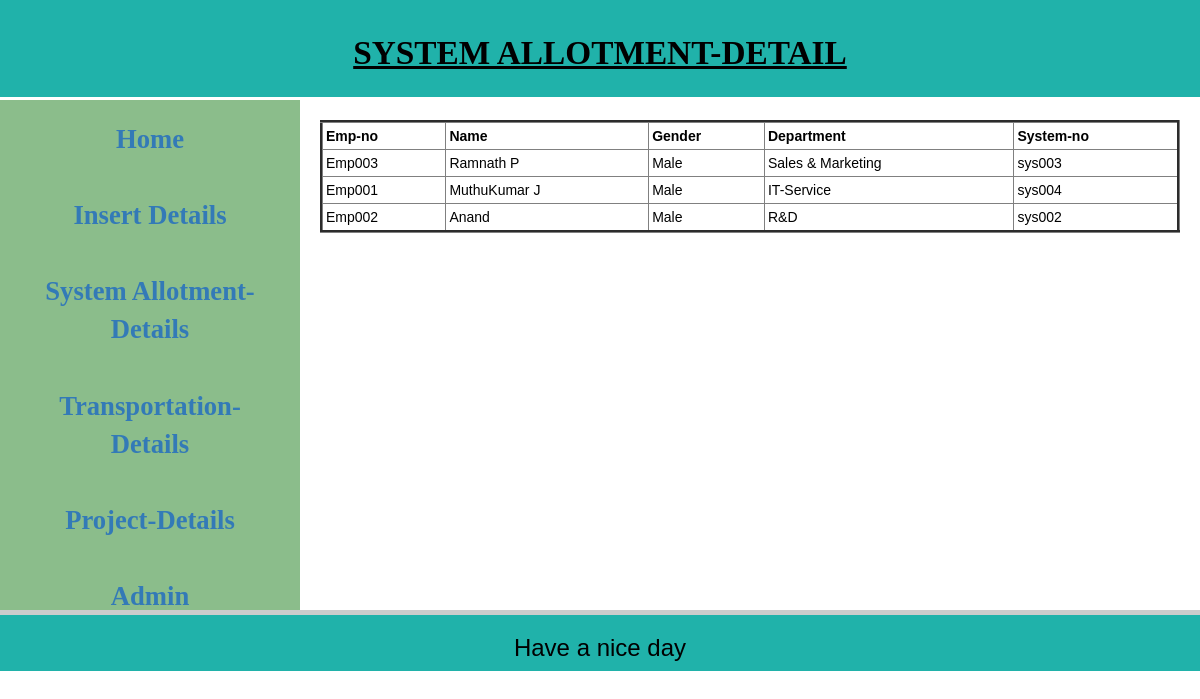
The page /system-allotment.php on the database its author committed.
### tables this page shows
CREATE TABLE `std_table` (
  `ID` int(10) UNSIGNED NOT NULL,
  `EMP_NO` varchar(100) DEFAULT NULL,
  `NAME` varchar(30) DEFAULT NULL,
  `AGE` int(3) DEFAULT NULL,
  `ADDRESS` varchar(200) DEFAULT NULL,
  `EMAIL` varchar(70) DEFAULT NULL,
  `PH_NUMBER` bigint(20) DEFAULT NULL,
  `JOIN_DATE` timestamp NOT NULL DEFAULT CURRENT_TIMESTAMP
);

CREATE TABLE `work_table` (
  `ID` int(11) NOT NULL,
  `EMP_NO` varchar(20) NOT NULL,
  `GENDER` varchar(50) NOT NULL,
  `DEPARTMENT` varchar(255) NOT NULL,
  `SYSTEM_NO` varchar(20) NOT NULL,
  `BY_VEHICLE` varchar(50) NOT NULL,
  `LANGUAGE_KNOWN` varchar(256) NOT NULL
);

### system-allotment.php (the view, shortened to what this page needs)
<!DOCTYPE html>
<html lang="en-US">
    <head>
        <link rel="stylesheet" href="https://maxcdn.bootstrapcdn.com/bootstrap/3.3.7/css/bootstrap.min.css"
>
    </head>
    <body>
        <header>
            <h1>SYSTEM ALLOTMENT-DETAIL</h1>
        </header><br><br><br><br><br>
        <section>
            <nav>
                <ul>
                    <li><a href="index.php">Home</a></li><br>
                    <li><a href="insert1-personal.php">Insert Details</a></li><br>
                    <li><a href="system-allotment.php">System Allotment-Details</a></li><br>
                    <li><a href="transportation.php">Transportation-Details</a></li><br>
                    <li><a href="project-detail.php">Project-Details</a></li><br>
                    <li><a href="admin.php">Admin</a></li><br>
                </ul>
            </nav>
            <article>
                <div class="content">
                    <?php
                        $servername = "localhost";
                        $username = "root";
                        $password = "root";
                        $dp = "employee";
                        $conn = mysqli_connect($servername, $username, $password, $dp);
                        $sql = "SELECT std_table.EMP_NO ,std_table.NAME ,work_table.GENDER ,work_table.DEPARTMENT ,work_table.SYSTEM_NO from std_table inner JOIN work_table on std_table.EMP_NO=work_table.EMP_NO";
                        $result = mysqli_query($conn,$sql);
                        echo "<table border=3 style='width:100%' >";
                        echo "<thead align='center'>";
                        echo "<th>Emp-no</th>";
                        echo "<th>Name</th>";
                        echo "<th>Gender</th>";
                        echo "<th>Department</th>";
                        echo "<th>System-no</th>";
                        echo "</thead>";
                        if(mysqli_num_rows($result)>0){
                            while($row=mysqli_fetch_array($result)){
                    ?>
                                <tr>
                                <td><?php echo $row['EMP_NO']; ?></td>
                                <td><?php echo $row['NAME']; ?></td>
                                <td><?php echo $row['GENDER']; ?></td>
                                <td><?php echo $row['DEPARTMENT']; ?></td>
                                <td><?php echo $row['SYSTEM_NO']; ?></td>
                                </tr>
                    <?php
                            }
                        }
                        echo "</table>";
                    ?>
                </div><br><br><br>
            </article>
        </section>
        <footer>
            <br>
            <div class="foot">
                <div class="progress-container">
                </div>
                <h3>Have a nice day</h3>
            </div>
        </footer>
    </body>
</html>

### system-allotment.php (style rules this page uses)
body { background: url(https://images.unsplash.com/photo-1473170611423-22489201d919?ixlib=rb-1.2.1&auto=format&fit=crop&w=500&q=60); background-repeat:no-repeat; background-size: cover; color: black; }
h1 { font-family: Calibri; font-size: 25pt; font-style: normal; font-weight: bold; color:black; text-decoration: underline }
* { box-sizing: border-box; }
body { font-family: Arial, Helvetica, sans-serif; }
header { position: fixed; width: 100%; background-color: lightseagreen; padding: 15px; text-align: center; font-size: 35px; }
nav { position: move; float: left; width: 25%; height: 520px; background: rgb(139, 189, 139); text-align: center; font-family: Calibri; font-size: 20pt; font-style: normal; font-weight: bold; padding: 20px; color: blue }
nav ul { list-style-type: none; padding: 0; }
article { float: left; padding: 20px; width: 75%; height: 300px; }
section:after { content: ""; display: table; clear: both; }
th, td { padding: 3px; }
.foot { position: fixed; top: 610px; z-index: 1; width: 100%; background-color: lightseagreen; text-align: Center; }
.foot h3 { text-align: Center; }
.progress-container { width: 100%; height: 5px; background: #ccc; }
.content { padding: 0px 0; margin: 0px auto 0 auto; width: 100%; }

### rows shown on the page
std_table: EMP_NO "Emp003", NAME "Ramnath P", work_table.GENDER "Male", work_table.DEPARTMENT "Sales & Marketing", work_table.SYSTEM_NO "sys003"
std_table: EMP_NO "Emp001", NAME "MuthuKumar J", work_table.GENDER "Male", work_table.DEPARTMENT "IT-Service", work_table.SYSTEM_NO "sys004"
std_table: EMP_NO "Emp002", NAME "Anand", work_table.GENDER "Male", work_table.DEPARTMENT "R&D", work_table.SYSTEM_NO "sys002"
